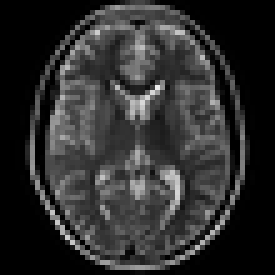
%> input picture labs/lab6/Brain_MRI.tif, 55 x 55 px, shrunk from 180 x 180 before the run (shown 5 times larger); the run also reads 2 pictures not shown here
$ octave lab6.m   (GNU Octave 9; MATLAB toolbox functions it lacks are replaced by stand-ins)
%> lines starting %> are read from the running program, lines starting %| are printed output that depends on the picture
clear;clc;close all;

%% 2 spcial fintering with the imfilter MATLAB function
h = fspecial('average',5);

I = imread('Brain_MRI.tif');
%> I is the input picture: size 55x55 uint8; min 0, max 237, mean 45.8
figure, imshow(I)
title('Original Image')

J = imcomplement(I);
figure, imshow(J)
title('Image Complement')

MRI1 = imfilter(J,h);
figure, imshow(MRI1)
title('Zero-Padded')

MRI2 = imfilter(J,h,'replicate');
figure, imshow(MRI2)
title('Replicate');

MRI3 = imfilter(J,h,'symmetric');
figure, imshow(MRI3)
title('Symmetric')

MRI4 = imfilter(J,h,'circular');
figure, imshow(MRI4)
title('Circular')

% the number 45 comes from the sum of the filter values,
% 1+2+3+4+5+6+7+8+9 = 45

I = imread('Brain_MRI_noise.tif');
J = imcomplement(I);
h = [1 2 3 4 5; 6 7 8 9 10; 11 12 13 14 15];
h = h/sum(h(:));
MRI_corr = imfilter(J,h,'corr');
MRI_conv = imfilter(J,h,'conv');
figure, subplot(121), imshow(MRI_corr), title('corr')
subplot(122), imshow(MRI_conv), title('conv')

h = ones(3,3)/9;
MRI_same = imfilter(J,h,'same');
MRI_full = imfilter(J,h,'full');
figure, subplot(121), imshow(MRI_same), title('same')
subplot(122), imshow(MRI_full),title('full')


%% 3 predefined filters
% Original image
I = imread('Brain_MRI.tif');
figure, imshow(I)

% Image motion blur
h = fspecial('motion',10,25);
MRI_motion = imfilter(I,h);
figure, imshow(MRI_motion)

% Image sharpening
h = fspecial('unsharp');
MRI_sharp = imfilter(I,h);
figure, imshow(MRI_sharp)

% Edge detection
h = fspecial('sobel');
MRI_sobel = imfilter(I,h);
figure, imshow(MRI_sobel)


%% 4.1
h3 = fspecial('average',3);
h5 = fspecial('average',5);
h7 = fspecial('average',7);

IB = imread('Xray_Bone.tif');
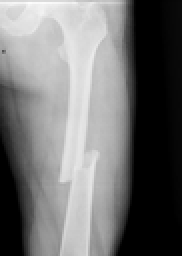
%> input picture labs/lab6/Xray_Bone.tif, 91 x 128 px, shrunk from 300 x 420 before the run (shown 2 times larger)
%> IB is the input picture: size 128x91 uint8; min 0, max 253, mean 113.1
IBN1 = imread('Xray_Bone_Noise1.tif');
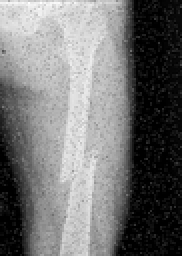
%> input picture labs/lab6/Xray_Bone_Noise1.tif, 91 x 128 px, shrunk from 300 x 420 before the run (shown 2 times larger)
%> IBN1 is the input picture: size 128x91 uint8; min 0, max 255, mean 114.1
IBN2 = imread('Xray_Bone_Noise2.tif');

[m,n] = size(IB);
%> m = 128; n = 91

% pad for 3x3 kernel
IB3 = zeros(m+2,n+2);
IB3(2:m+1,2:n+1) = IB;

IBN13 = zeros(m+2,n+2);
IBN13(2:m+1,2:n+1) = IBN1;

% pad for 5x5 kernel
IB5 = zeros(m+4,n+4);
IB5(3:m+2,3:n+2) = IB;

IBN25 = zeros(m+4,n+4);
IBN25(3:m+2,3:n+2) = IBN2;

% pad for 7x7 kernel
IBN17 = zeros(m+6,n+6);
IBN17(4:m+3,4:n+3) = IBN1;

IBN27 = zeros(m+6,n+6);
IBN27(4:m+3,4:n+3) = IBN2;

% apply filter for 3x3 kernels
[m,n] = size(IB3);
%> m = 130; n = 93
for M=2:m-1
    for N=2:n-1
        B0 = double(IB3(M-1:M+1,N-1:N+1)).*h3;
        IB3(M,N) = mean(B0,'all');
        B0 = double(IBN13(M-1:M+1,N-1:N+1)).*h3;
        IBN13(M,N) = mean(B0,'all');
    end
end

% apply filter for 5x5 kernels
[m,n] = size(IB5);
%> m = 132; n = 95
for M=3:m-2
    for N=3:n-2
        B0 = double(IB5(M-2:M+2,N-2:N+2)).*h5;
        IB5(M,N) = mean(B0,'all');
        B0 = double(IBN25(M-2:M+2,N-2:N+2)).*h5;
        IBN25(M,N) = mean(B0,'all');
    end
end

% apply filter for 7x7 kernels
[m,n] = size(IBN17);
%> m = 134; n = 97
for M=4:m-3
    for N=4:n-3
        B0 = double(IBN17(M-3:M+3,N-3:N+3)).*h7;
        IBN17(M,N) = mean(B0,'all');
        B0 = double(IBN27(M-3:M+3,N-3:N+3)).*h7;
        IBN27(M,N) = mean(B0,'all');
    end
end
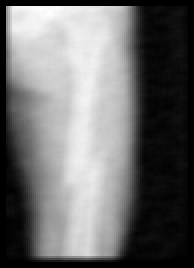
%> IBN17: size 134x97 double (shown 2 times larger); min 0, max 2.45, mean 1.05; drawn with min black and max white

figure,subplot(131),imshow(IB),title('bone')
subplot(132),imshow(IBN1),title('bone noise 1')
subplot(133),imshow(IBN2),title('bone noise 2')

figure,subplot(121),imagesc(IB3),colormap('gray'),title('Bone 3x3')
subplot(122),imagesc(IB5),colormap('gray'),title('Bone 5x5')

figure,subplot(121),imagesc(IBN13),colormap('gray'),title('Bone Noise1 3x3')
subplot(122),imagesc(IBN17),colormap('gray'),title('Bone Noise1 7x7')

figure,subplot(121),imagesc(IBN25),colormap('gray'),title('Bone Noise2 5x5')
subplot(122),imagesc(IBN27),colormap('gray'),title('Bone Noise2 7x7')

%% 4.2
h3 = [-1 0 1;-1 0 1;-1 0 1];

% pad for 3x3 kernel
[m,n] = size(IB);
%> m = 128; n = 91

IB3 = zeros(m+2,n+2);
IB3(2:m+1,2:n+1) = IB;

IBN13 = zeros(m+2,n+2);
IBN13(2:m+1,2:n+1) = IBN1;

IBN23 = zeros(m+2,n+2);
IBN23(2:m+1,2:n+1) = IBN2;

% apply filter for 3x3 kernels
[m,n] = size(IB3);
%> m = 130; n = 93
for M=2:m-1
    for N=2:n-1
        B0 = double(IB3(M-1:M+1,N-1:N+1)).*h3;
        IB3(M,N) = mean(B0,'all');
        B0 = double(IBN13(M-1:M+1,N-1:N+1)).*h3;
        IBN13(M,N) = mean(B0,'all');
        B0 = double(IBN23(M-1:M+1,N-1:N+1)).*h3;
        IBN23(M,N) = mean(B0,'all');
    end
end
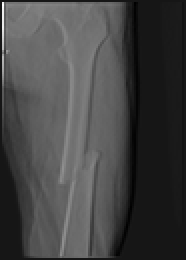
%> IB3: size 130x93 double (shown 2 times larger); min -5.27, max 54.35, mean 10.7; drawn with min black and max white
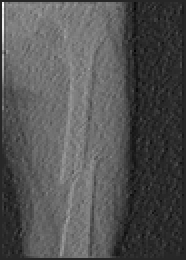
%> IBN13: size 130x93 double (shown 2 times larger); min -10.11, max 54.44, mean 10.8; drawn with min black and max white

figure,subplot(131),imshow(IB),title('bone original')
subplot(132),imshow(IBN1),title('bone noise 1 original')
subplot(133),imshow(IBN2),title('bone noise 2 original')

figure,subplot(131),imagesc(IB3),colormap('gray'),title('bone')
subplot(132),imagesc(IBN13),colormap('gray'),title('bone noise 1')
subplot(133),imagesc(IBN23),colormap('gray'),title('bone noise 2')

%% 4.3
h3 = [0 -1 0;-1 4 -1;0 -1 0];

% pad for 3x3 kernel
[m,n] = size(IB);
%> m = 128; n = 91

IB3 = zeros(m+2,n+2);
IB3(2:m+1,2:n+1) = IB;

IBN13 = zeros(m+2,n+2);
IBN13(2:m+1,2:n+1) = IBN1;

IBN23 = zeros(m+2,n+2);
IBN23(2:m+1,2:n+1) = IBN2;

% apply filter for 3x3 kernels
[m,n] = size(IB3);
%> m = 130
for M=2:m-1
    for N=2:n-1
        B0 = double(IB3(M-1:M+1,N-1:N+1)).*h3;
        IB3(M,N) = mean(B0,'all');
        B0 = double(IBN13(M-1:M+1,N-1:N+1)).*h3;
        IBN13(M,N) = mean(B0,'all');
        B0 = double(IBN23(M-1:M+1,N-1:N+1)).*h3;
        IBN23(M,N) = mean(B0,'all');
    end
end
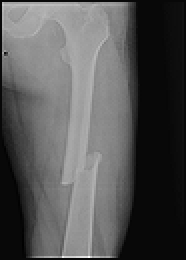
%> IB3: size 130x93 double (shown 2 times larger); min -2.23, max 64.37, mean 20; drawn with min black and max white
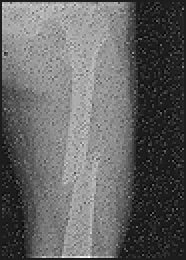
%> IBN13: size 130x93 double (shown 2 times larger); min -8.59, max 65.05, mean 20.2; drawn with min black and max white

figure,subplot(131),imshow(IB),title('bone original')
subplot(132),imshow(IBN1),title('bone noise 1 original')
subplot(133),imshow(IBN2),title('bone noise 2 original')

figure,subplot(131),imagesc(IB3),colormap('gray'),title('bone')
subplot(132),imagesc(IBN13),colormap('gray'),title('bone noise 1')
subplot(133),imagesc(IBN23),colormap('gray'),title('bone noise 2')
